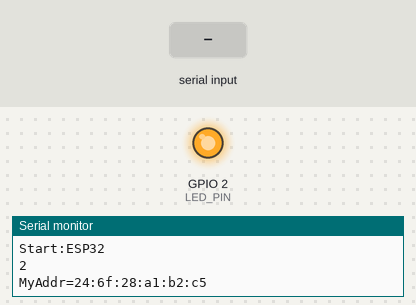
Simulated run of this sketch. Board: ESP32. Shown: output pins drawn as LEDs (lit = HIGH), the last lines printed to the serial monitor. Dashed ring = blinking. Inputs (shaded band) come from the test bench. Nothing arrives over Bluetooth unless stated; a phone connects over Bluetooth LE 3 s after start.

Above: at 0.1 s.
At 1.3 s:
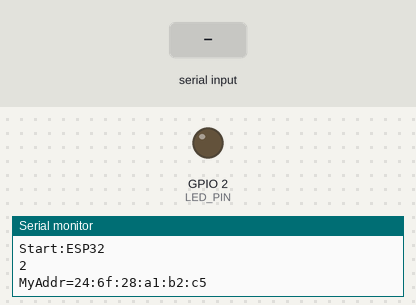
2.3 s: "on\n" received over Serial
At 3.6 s:
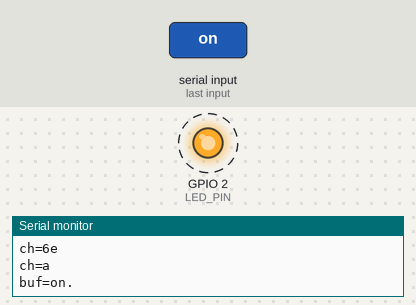
5.8 s: "blink\n" received over Serial
9.3 s: "90,45\n" received over Serial
Timing chart, 0 to 18.8 s (numbered marks = the images above; inputs shaded):
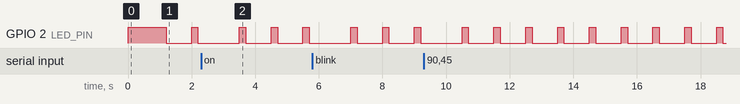

Measured:
- by itself, GPIO 2 (LED_PIN): alternates HIGH for 0.20 s and LOW for 0.80 s

The sketch:

ble_advertise.ino
```cpp
/*
 * by Yoichi Tanibayashi
 */

#include <BLEDevice.h>
#include <BLEUtils.h>
#include <BLEServer.h>

// See the following for generating UUIDs:
// https://www.uuidgenerator.net/

#define MY_NAME             "ESP32"
#define SERVICE_UUID        "4fafc201-1fb5-459e-8fcc-c5c9c331914b"
#define CHARACTERISTIC_UUID "beb5483e-36e1-4688-b7f5-ea07361b26a8"

#define LED_PIN	2
#define LED_ON	HIGH
#define LED_OFF	LOW

#define DEEP_SLEEP_SEC 20

#define MODE_OFF   0
#define MODE_ON    1
#define MODE_BLINK 2
int LedMode = MODE_OFF;

#define COUNTON_MAX  20
#define COUNTOFF_MAX  5
int CountOn  = 0;
int CountOff = 0;

BLEServer      *pServer;
BLEAdvertising *pAdvertising;
BLEAddress     MyAddr = BLEAddress("00:00:00:00:00:00");

String DevID[] = {
  "30:ae:a4:99:a2:02",
  "24:0a:c4:11:e6:1a"
};


void setup() {
  Serial.begin(9600);
  pinMode(LED_PIN, OUTPUT);
  LedMode = MODE_BLINK;

  Serial.print("Start:");
  Serial.println(MY_NAME);
  digitalWrite(LED_PIN, LED_ON);
  Serial.println(String(sizeof(DevID)/sizeof(DevID[0])));

  // init device
  BLEDevice::init("aaaaa");
  MyAddr = BLEDevice::getAddress();
  Serial.println("MyAddr=" + String(MyAddr.toString().c_str()));

  // init server, service, characteristic, and start service
  pServer = BLEDevice::createServer();

  // start advertising
  pAdvertising = pServer->getAdvertising();
  BLEAdvertisementData oAdvertisementData = BLEAdvertisementData();
  oAdvertisementData.setName(MY_NAME);
  oAdvertisementData.setFlags(0x06);
  oAdvertisementData.setManufacturerData("all");

  pAdvertising->setAdvertisementData(oAdvertisementData);
  pAdvertising->start();

  delay(1000);
  digitalWrite(LED_PIN, LED_OFF);
}

void loop() {
  static char buf[32];
  String buf_str;
  static int buf_i = 0;
  int ch;
  static bool eol = false;
  static bool num = true;

  eol = false;
  while (Serial.available() > 0) {
    ch = Serial.read();
    Serial.println("ch=" + String(ch, HEX));
    if (ch == -1) {
      break;
    }
    if (ch == '\r' || ch == '\n') {
      ch = NULL;
      eol = true;
    }

    buf[buf_i++] = ch;
    if (ch == NULL) {
      buf_i = 0;
      break;
    }
  } // while

  if (eol) {
    buf_str = String(buf);
    Serial.println("buf=" + buf_str + ".");
    eol = false;

    if (buf[0] != NULL) {
      if (buf_str != "all") {
        if (buf_str.length() != MyAddr.toString().length()) {
          bool num = true;
          for (int i=0; i < buf_str.length(); i++) {
            if (! isDigit(buf_str[i])) {
              num = false;
              break;
            }
          }
          if (num) {
            int idx = buf_str.toInt();
            buf_str = DevID[idx];
          } else {
            buf_str = "xxx";
          }
        }
      }

      pAdvertising->stop();
      delay(500);

      BLEAdvertisementData oAdvertisementData = BLEAdvertisementData();
      oAdvertisementData.setName(MY_NAME);
      oAdvertisementData.setFlags(0x06);
      oAdvertisementData.setManufacturerData(buf_str.c_str());

      pAdvertising->setAdvertisementData(oAdvertisementData);
      pAdvertising->start();

      Serial.println(oAdvertisementData.getPayload().c_str());
    }
  } // if (eol)

  if (LedMode == MODE_ON) {
    digitalWrite(LED_PIN, LED_ON);
    delay(1000);
    CountOn++;
  } else if (LedMode == MODE_BLINK) {
    digitalWrite(LED_PIN, LED_ON);
    delay(200);
    digitalWrite(LED_PIN, LED_OFF);
    delay(800);
    CountOn++;
  } else { // OFF
    digitalWrite(LED_PIN, LED_OFF);
    delay(1000);
    CountOff++;
  }
}

class MyCallbacks: public BLECharacteristicCallbacks {
  void onConnect(BLEClient *pClient) {
    Serial.println("> onConnect");
  }

  void OnDisconnect(BLEClient *pClient) {
    Serial.println("> onDisconnect");
  }

  void onWrite(BLECharacteristic *pCharacteristic) {
    Serial.println("> onWrite");
    std::string value = pCharacteristic->getValue();

    Serial.print("value=");
    Serial.println(value.c_str());
    if (value.length() > 0) {
      Serial.print("New value: ");
      for (int i = 0; i < value.length(); i++) {
	Serial.print(value[i]);
      }
      Serial.println();
    }

    if (value == "on") {
      LedMode = MODE_ON;
      CountOn = 0;
    } else if (value == "blink") {
      LedMode = MODE_BLINK;
      CountOn = 0;
    } else {
      LedMode = MODE_OFF;
      CountOff = 0;
    }
  }
};
```
